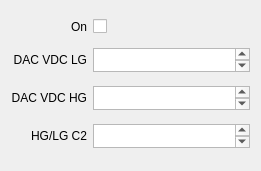
       <widget class="QWidget" name="gridLayoutWidget_13">
        <property name="geometry">
         <rect>
          <x>570</x>
          <y>40</y>
          <width>261</width>
          <height>171</height>
         </rect>
        </property>
        <layout class="QGridLayout" name="gridLayout_11">
         <item row="0" column="1">
          <widget class="QCheckBox" name="lauroc1slowcontrolch1ONBox">
           <property name="text">
            <string/>
           </property>
          </widget>
         </item>
         <item row="3" column="1">
          <widget class="QPlainTextEdit" name="lauroc1slowcontrolch1C2Box">
           <property name="maximumSize">
            <size>
             <width>16777215</width>
             <height>24</height>
            </size>
           </property>
          </widget>
         </item>
         <item row="2" column="1">
          <widget class="QPlainTextEdit" name="lauroc1slowcontrolch1dacVdcHGBox">
           <property name="maximumSize">
            <size>
             <width>16777215</width>
             <height>24</height>
            </size>
           </property>
          </widget>
         </item>
         <item row="1" column="1">
          <widget class="QPlainTextEdit" name="lauroc1slowcontrolch1dacVdcLGBox">
           <property name="maximumSize">
            <size>
             <width>16777215</width>
             <height>24</height>
            </size>
           </property>
          </widget>
         </item>
         <item row="0" column="0">
          <widget class="QLabel" name="label_16">
           <property name="text">
            <string>On</string>
           </property>
           <property name="alignment">
            <set>Qt::AlignRight|Qt::AlignTrailing|Qt::AlignVCenter</set>
           </property>
          </widget>
         </item>
         <item row="1" column="0">
          <widget class="QLabel" name="lauroc1slowcontrolch3dacVdcLGLabel_3">
           <property name="text">
            <string>DAC VDC LG</string>
           </property>
           <property name="alignment">
            <set>Qt::AlignRight|Qt::AlignTrailing|Qt::AlignVCenter</set>
           </property>
          </widget>
         </item>
         <item row="3" column="0">
          <widget class="QLabel" name="label_15">
           <property name="text">
            <string>HG/LG C2</string>
           </property>
           <property name="alignment">
            <set>Qt::AlignRight|Qt::AlignTrailing|Qt::AlignVCenter</set>
           </property>
          </widget>
         </item>
         <item row="2" column="0">
          <widget class="QLabel" name="lauroc1slowcontrolch4dacVdcHGLabel_4">
           <property name="text">
            <string>DAC VDC HG</string>
           </property>
           <property name="alignment">
            <set>Qt::AlignRight|Qt::AlignTrailing|Qt::AlignVCenter</set>
           </property>
          </widget>
         </item>
        </layout>
       </widget>
